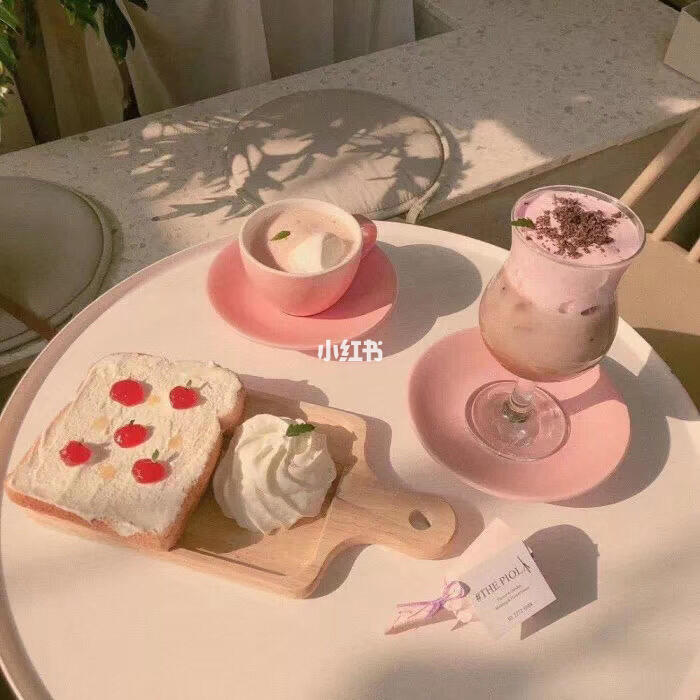
#> input picture image/11.jfif, 700 x 700 px, found by its file name
$ python hist2.py
#> lines starting #> are read from the running program, lines starting #| are printed output that depends on the picture
import cv2
import numpy as np
from matplotlib import pyplot as plt

img1 = cv2.imread('./image/11.jfif', 0)
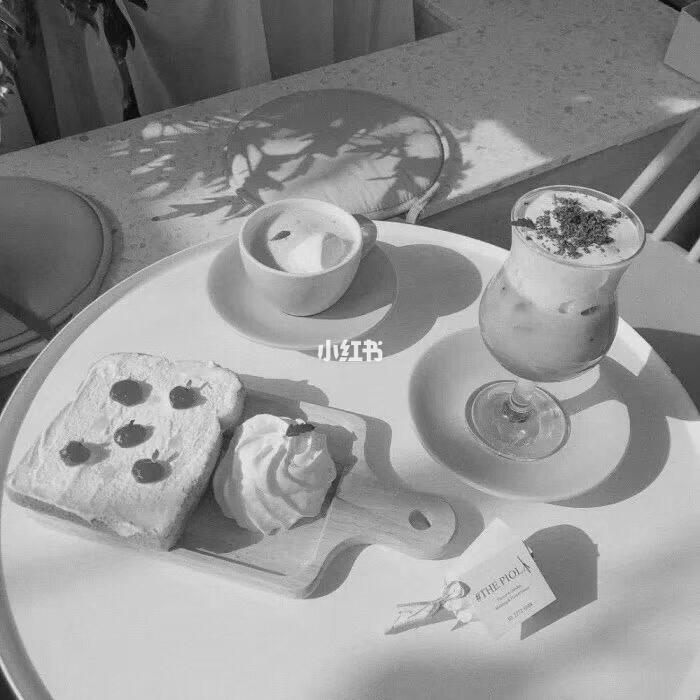
#> img1: shape (700, 700); min 0, max 255, mean 147.3
# 别忘了中括号 [img],[0],None,[256],[0,256]，只有 mask 没有中括号
hist1 = cv2.calcHist([img1], [0], None, [256], [0, 256])
#> hist1 = 256 values, max 15486 at index 205, min 0 at index 1, mean 1914.1

mask = np.zeros(img1.shape[:2], np.uint8)
mask[:,:]=255
mask[100:600, 400:800] = 0
masked_img = cv2.bitwise_and(img1,img1,mask = mask)
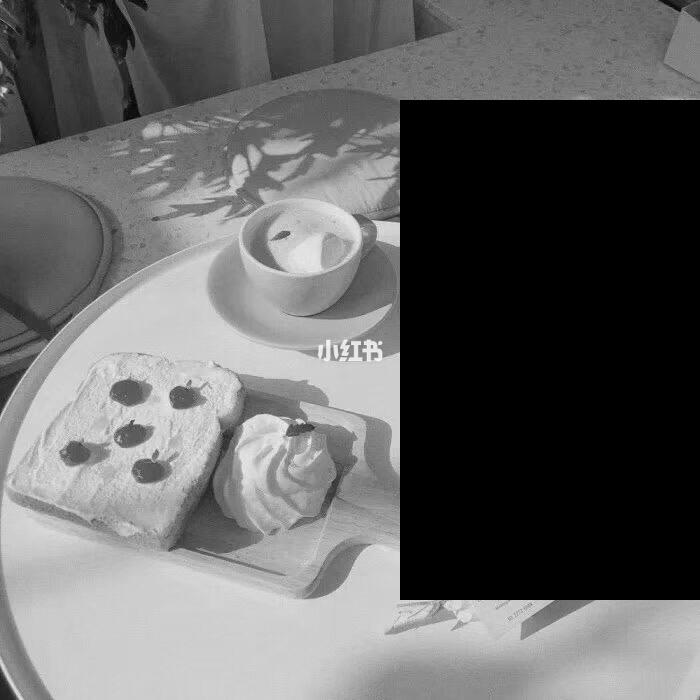
#> masked_img: shape (700, 700); min 0, max 255, mean 101.5
hist_full = cv2.calcHist([masked_img],[0],None,[256],[0,256])
#> hist_full = 256 values, max 150004 at index 0, min 0 at index 1, mean 1914.1
hist_mask = cv2.calcHist([img1],[0],mask,[256],[0,256])
#> hist_mask = 256 values, max 14497 at index 205, min 0 at index 1, mean 1328.1

plt.subplot(221), plt.imshow(img1, 'gray'), plt.title('Image1')
plt.subplot(222), plt.plot(hist1),plt.title('Histogram'), plt.xlim([0, 256])
plt.subplot(223), plt.imshow(masked_img, 'gray' ), plt.title('Image2')
plt.subplot(224), plt.plot(hist_full),plt.plot(hist_mask),plt.title('Histogram'), plt.xlim([0, 256])
plt.show()
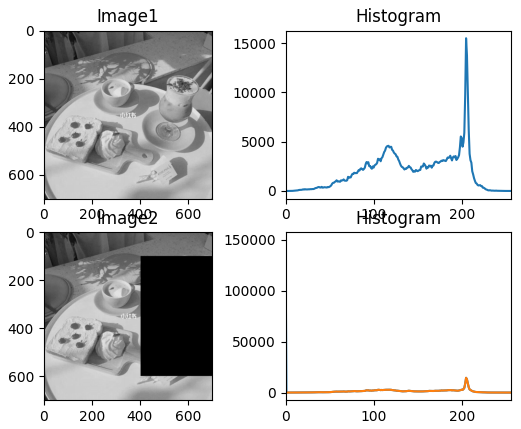
#> figure drawn by matplotlib, 4 panels; panel 2: curve peaks at x = 205, y = 15486; panel 4: curve peaks at x = 0, y = 150004; panel 4: curve peaks at x = 205, y = 14497

$ run again, with image/car.jfif copied over image/11.jfif
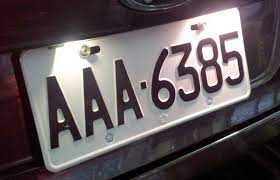
#> input picture image/car.jfif, 280 x 180 px, found by its file name
#> `img1 = cv2.imread('./image/11.jfif', 0)`:
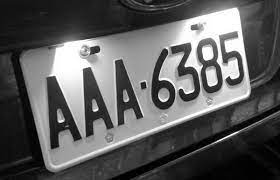
#> img1: shape (180, 280); min 0, max 255, mean 92.1
#> hist1 = 256 values, max 1181 at index 255, min 41 at index 227, mean 196.9
#> hist_full has the same summary as hist1
#> hist_mask has the same summary as hist1
#> `plt.show()`:
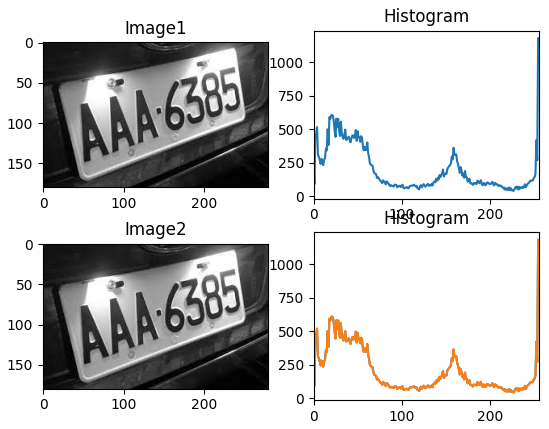
#> figure drawn by matplotlib, 4 panels; panel 2: curve peaks at x = 255, y = 1181; panel 4: curve peaks at x = 255, y = 1181; panel 4: curve peaks at x = 255, y = 1181
